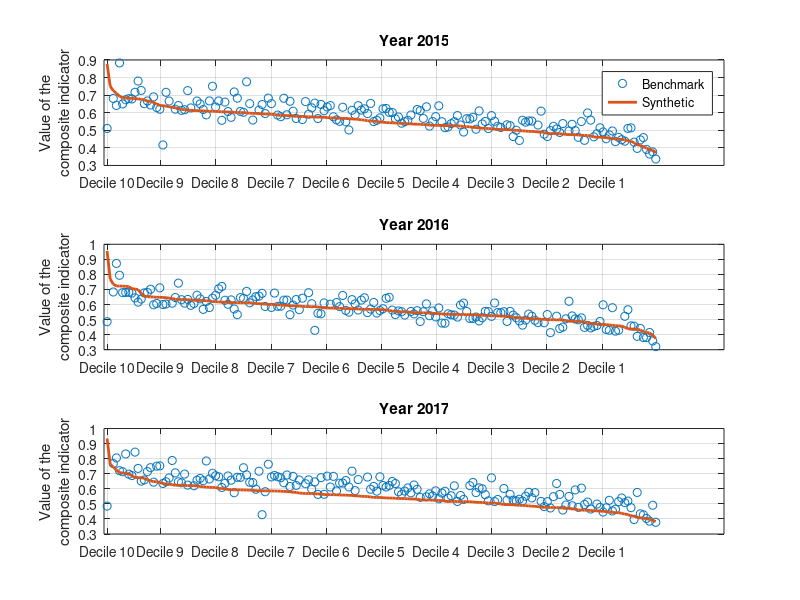

MATLAB code for this plot:
clc,clear,close all;
addpath([pwd '/data']);
load('datos_Almudena_v4.mat');
load('DatosSimulaciones_v5.mat');
load('indicadores_sinteticos_v4.mat');
numero_municipios=178;
n_anios_sintetico_disponible=3;
n_anios=6;
indicador_sintetico_anexo_1_estimado=NaN(numero_municipios,n_anios);
X_quitada_nan=X;
X_quitada_nan(isnan(X_quitada_nan))=0;
valores_deciles=prctile([1:numero_municipios],[0:10:90]);%como luego el orden es descendente,el decil 0 es el 10 y el 9 es el 1

for anio=1:n_anios
    indicador_sintetico_anexo_1_estimado(:,anio)=sum(X_quitada_nan(:,:,anio).*coeficientes_AyudasSociales',2);
end
%% Ajuste intercept OPT 1
indicador_sintetico_anexo_1_estimado=indicador_sintetico_anexo_1_estimado+intercept(1);
%% Los ordenamos
[indicador_sintetico_anexo_1_estimado_ordenado,orden]=sort(indicador_sintetico_anexo_1_estimado(:,1:3),1,'descend');
orden_bien_para_indexar=orden;
orden_bien_para_indexar(:,2)=size(orden,1)+orden(:,2);
orden_bien_para_indexar(:,3)=size(orden,1)*2+orden(:,3);
indicador_sintetico_anexo_1_ordenado=indicador_sintetico_anexo_1(orden_bien_para_indexar);
%%
%%Comparación sintetico vs estimado
for anio=1:n_anios_sintetico_disponible
    figure(2);
    subplot(n_anios_sintetico_disponible,1,anio)
    plot(indicador_sintetico_anexo_1_ordenado(:,anio),'o');
    hold on;
    plot(indicador_sintetico_anexo_1_estimado_ordenado(:,anio),'Linewidth',2);
    ylabel ({'Value of the', 'composite indicator'})
    grid on;
    if anio==1
        legend('Benchmark','Synthetic');
        title (sprintf('Year %d',2014+anio));
    else
        title (sprintf('Year %d',2014+anio));
    end
    xticks([valores_deciles]);
    ax = gca;
    xticklabels({'Decile 10','Decile 9','Decile 8','Decile 7','Decile 6','Decile 5','Decile 4','Decile 3','Decile 2','Decile 1'})
end
